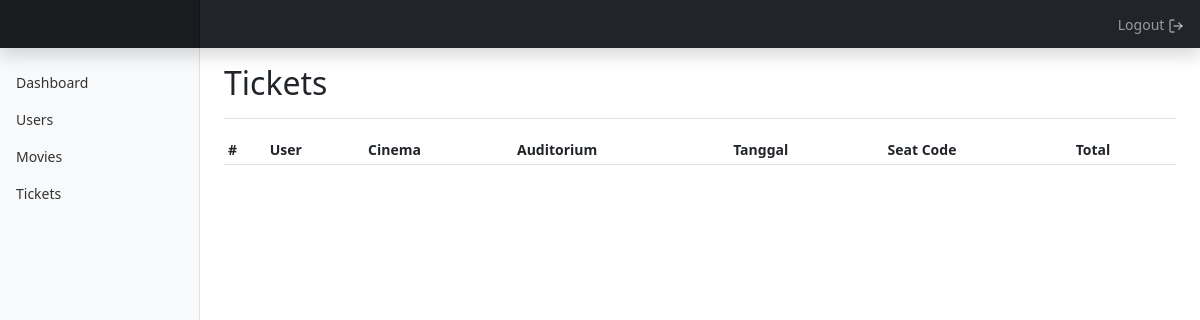
The page /admin?p=tickets (signed in) on the database as committed earlier.
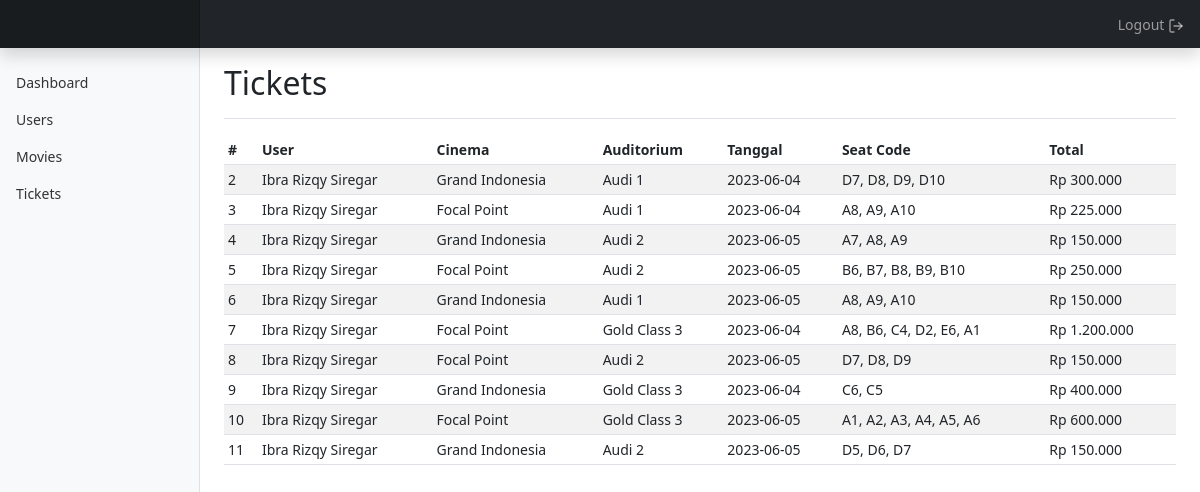
The same page on the database as committed later.
### tables this page shows
CREATE TABLE `tickets` (
  `ticket_id` int(11) NOT NULL,
  `schedule_time_id` int(11) NOT NULL,
  `user_id` int(11) NOT NULL,
  `seat_id` int(11) NOT NULL,
  `paid` enum('1','0') NOT NULL
);

CREATE TABLE `users` (
  `id` int(11) NOT NULL,
  `nama` varchar(255) NOT NULL,
  `no_hp` varchar(15) NOT NULL,
  `username` varchar(100) NOT NULL,
  `gender` varchar(6) NOT NULL,
  `city` int(11) NOT NULL,
  `email_address` varchar(200) NOT NULL,
  `birthdate` date NOT NULL,
  `preferred_cinema` int(11) NOT NULL,
  `pin` varchar(6) NOT NULL,
  `card_no` varchar(30) DEFAULT NULL,
  `password` varchar(255) NOT NULL,
  `address` varchar(255) DEFAULT NULL,
  `level` tinyint(1) NOT NULL DEFAULT 2
);

CREATE TABLE `cinemas` (
  `cinema_id` int(11) NOT NULL,
  `city_id` int(11) NOT NULL,
  `cinema_name` varchar(127) NOT NULL,
  `address` varchar(255) NOT NULL,
  `cinema_cover` varchar(128) NOT NULL
);

CREATE TABLE `cinema_auditoriums` (
  `cinema_auditorium_id` int(11) NOT NULL,
  `cinema_id` int(11) NOT NULL,
  `cinema_auditorium_name` varchar(127) NOT NULL
);

CREATE TABLE `schedules` (
  `schedule_id` int(11) NOT NULL,
  `movie_id` int(11) NOT NULL,
  `cinema_id` int(11) NOT NULL,
  `date` date NOT NULL
);

CREATE TABLE `seats` (
  `seat_id` int(11) NOT NULL,
  `seat_type_id` int(11) NOT NULL,
  `seat_code` varchar(255) NOT NULL,
  `total` varchar(30) NOT NULL
);

### includes/functions.php (called while the page is built, shortened)
<?php
    $conn = mysqli_connect("localhost", "root", "", "cgv");
    function tampilkan($query){
        global $conn;
        $hasil = mysqli_query($conn, $query);
        $kosong = [];
        while($isi = mysqli_fetch_assoc($hasil)){
            $kosong[] = $isi;
        }
        return $kosong;
    }
?>

### admin/tickets/index.php (the view)
<?php
    $data = tampilkan("
        SELECT *
        FROM tickets a
        INNER JOIN users b ON a.user_id = b.id
        INNER JOIN seats c ON a.seat_id = c.seat_id
        INNER JOIN schedule_times d ON a.schedule_time_id = d.schedule_time_id
        INNER JOIN schedule_locations e ON d.schedule_location_id = e.schedule_location_id
        INNER JOIN schedules f ON e.schedule_id = f.schedule_id
        INNER JOIN cinemas g ON f.cinema_id = g.cinema_id
        INNER JOIN cinema_auditoriums h ON e.cinema_auditorium_id = h.cinema_auditorium_id
    ");
?>
<div class="d-flex justify-content-between flex-wrap flex-md-nowrap align-items-center pt-3 pb-2 mb-3 border-bottom">
    <h1 class="h2">Tickets</h1>
</div>
<div class="table-responsive">
    <table class="table table-striped table-sm mb-5">
        <thead>
            <tr>
                <th scope="col">#</th>
                <th scope="col">User</th>
                <th scope="col">Cinema</th>
                <th scope="col">Auditorium</th>
                <th scope="col">Tanggal</th>
                <th scope="col">Seat Code</th>
                <th scope="col">Total</th>
            </tr>
        </thead>
        <tbody>
            <?php foreach($data as $item) : ?>
                <tr>
                    <td><?= $item['ticket_id'] ?></td>
                    <td><?= $item['nama'] ?></td>
                    <td><?= $item['cinema_name'] ?></td>
                    <td><?= $item['cinema_auditorium_name'] ?></td>
                    <td><?= $item['date'] ?></td>
                    <td><?= $item['seat_code'] ?></td>
                    <td>Rp <?= number_format($item['total'], 0, '.', '.') ?></td>
                </tr>
            <?php endforeach ?>
        </tbody>
    </table>
</div>

### admin/index.php (shortened to what this page needs)
<?php
    require "../includes/functions.php";
?>
<!DOCTYPE html>
<html lang="en">
<head>
    <link href="../assets/css/bootstrap.css" rel="stylesheet">
    <link href="../assets/css/dashboard.css" rel="stylesheet">
</head>
<body>
    <?php include "./layouts/header.php" ?>
    <div class="container-fluid">
        <div class="row">
            <?php include "./layouts/sidebar.php" ?>
            <main class="col-md-9 ms-sm-auto col-lg-10 px-md-4">
                <?php include "./layouts/main.php" ?>
            </main>
        </div>
    </div>
</body>
</html>

### admin/layouts/header.php (shortened to what this page needs)
<header class="navbar navbar-dark sticky-top bg-dark flex-md-nowrap p-0 shadow">
    <a class="navbar-brand col-md-3 col-lg-2 me-0 px-3 fs-6 text-center" href="/"><img src="" width="40px"></a>
    <div class="navbar-nav">
        <div class="nav-item text-nowrap">
            <a href="/cgv?p=logout" onclick="return confirm('Apakah kamu yakin?')" class="nav-link px-3 bg-dark border-0">Logout <span data-feather="log-out"></span></a>
        </div>
    </div>
</header>

### admin/layouts/sidebar.php
<nav id="sidebarMenu" class="col-md-3 col-lg-2 d-md-block bg-light sidebar collapse">
    <div class="position-sticky pt-3 sidebar-sticky">
        <ul class="nav flex-column">
            <li class="nav-item">
                <a class="nav-link" aria-current="page" href="/cgv/admin">
                    Dashboard
                </a>
            </li>
            <li class="nav-item">
                <a class="nav-link" href="/cgv/admin?p=users">
                    Users
                </a>
            </li>
            <li class="nav-item">
                <a class="nav-link" href="/cgv/admin?p=movies">
                    Movies
                </a>
            </li>
            <li class="nav-item">
                <a class="nav-link" href="/cgv/admin?p=tickets">
                    Tickets
                </a>
            </li>
        </ul>
    </div>
</nav>

### admin/layouts/main.php (shortened to what this page needs)
<?php
    if(@$_GET){
        switch($_GET["p"]){
            case"tickets":
                include 'tickets/index.php';
                break;
        }
    }else{
        include "page/home.php";
    }
?>

### assets/css/dashboard.css (style rules this page uses)
body { font-size: .875rem; }
.feather { width: 16px; height: 16px; }
.sidebar { position: fixed; top: 0; bottom: 0; left: 0; z-index: 100; padding: 48px 0 0; box-shadow: inset -1px 0 0 rgba(0, 0, 0, .1); }
.sidebar-sticky { height: calc(100vh - 48px); overflow-x: hidden; overflow-y: auto; }
.sidebar .nav-link { font-weight: 500; color: #333; }
.navbar-brand { padding-top: .75rem; padding-bottom: .75rem; background-color: rgba(0, 0, 0, .25); box-shadow: inset -1px 0 0 rgba(0, 0, 0, .25); }

Rows that differ between the two databases and show on the page:
added tickets: ticket_id "2", user.nama "Ibra Rizqy Siregar", cinemas.cinema_name "Grand Indonesia", cinema_auditoriums.cinema_auditorium_name "Audi 1", schedules.date "2023-06-04", seat.seat_code "D7, D8, D9, D10", seat.total "300.000"
added tickets: ticket_id "3", user.nama "Ibra Rizqy Siregar", cinemas.cinema_name "Focal Point", cinema_auditoriums.cinema_auditorium_name "Audi 1", schedules.date "2023-06-04", seat.seat_code "A8, A9, A10", seat.total "225.000"
added tickets: ticket_id "4", user.nama "Ibra Rizqy Siregar", cinemas.cinema_name "Grand Indonesia", cinema_auditoriums.cinema_auditorium_name "Audi 2", schedules.date "2023-06-05", seat.seat_code "A7, A8, A9", seat.total "150.000"
added tickets: ticket_id "5", user.nama "Ibra Rizqy Siregar", cinemas.cinema_name "Focal Point", cinema_auditoriums.cinema_auditorium_name "Audi 2", schedules.date "2023-06-05", seat.seat_code "B6, B7, B8, B9, B10", seat.total "250.000"
added tickets: ticket_id "6", user.nama "Ibra Rizqy Siregar", cinemas.cinema_name "Grand Indonesia", cinema_auditoriums.cinema_auditorium_name "Audi 1", schedules.date "2023-06-05", seat.seat_code "A8, A9, A10", seat.total "150.000"
added tickets: ticket_id "7", user.nama "Ibra Rizqy Siregar", cinemas.cinema_name "Focal Point", cinema_auditoriums.cinema_auditorium_name "Gold Class 3", schedules.date "2023-06-04", seat.seat_code "A8, B6, C4, D2, E6, A1", seat.total "1.200.000"
added tickets: ticket_id "8", user.nama "Ibra Rizqy Siregar", cinemas.cinema_name "Focal Point", cinema_auditoriums.cinema_auditorium_name "Audi 2", schedules.date "2023-06-05", seat.seat_code "D7, D8, D9", seat.total "150.000"
added tickets: ticket_id "9", user.nama "Ibra Rizqy Siregar", cinemas.cinema_name "Grand Indonesia", cinema_auditoriums.cinema_auditorium_name "Gold Class 3", schedules.date "2023-06-04", seat.seat_code "C6, C5", seat.total "400.000"
added tickets: ticket_id "10", user.nama "Ibra Rizqy Siregar", cinemas.cinema_name "Focal Point", cinema_auditoriums.cinema_auditorium_name "Gold Class 3", schedules.date "2023-06-05", seat.seat_code "A1, A2, A3, A4, A5, A6", seat.total "600.000"
added tickets: ticket_id "11", user.nama "Ibra Rizqy Siregar", cinemas.cinema_name "Grand Indonesia", cinema_auditoriums.cinema_auditorium_name "Audi 2", schedules.date "2023-06-05", seat.seat_code "D5, D6, D7", seat.total "150.000"
